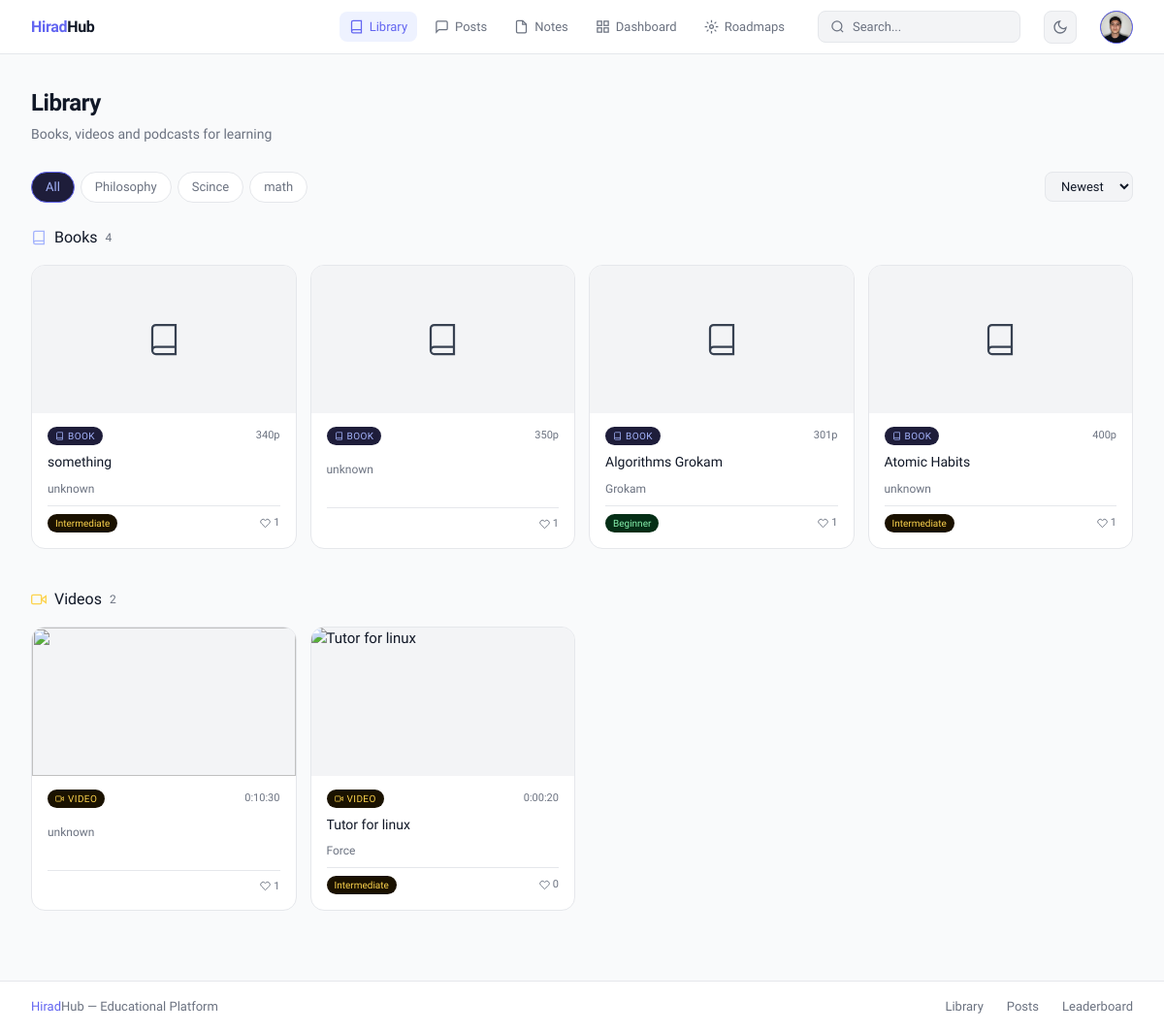
The app's page /library/ (signed in) with its own data.
### user/models.py (models this page shows, shortened)
class CustomUser(AbstractUser):
    phone_regex = RegexValidator(
        regex=r'^\+?1?\d{9,15}$',
        message="Phone number must be entered in the format: '+999999999'. Up to 15 digits allowed."
    )
    email = models.EmailField(unique=True, db_index=True)
    first_name = models.CharField(max_length=30, blank=True)
    last_name = models.CharField(max_length=30, blank=True)
    phone_number = models.CharField(max_length=15, blank=True, validators=[phone_regex])
    profile_picture = models.ImageField(upload_to='profile_pictures/', blank=True, null=True)
    bio = models.TextField(blank=True)
    is_email_verified = models.BooleanField(default=False)
    is_verified = models.BooleanField(default=False)
    role = models.CharField(max_length=20, default='student',
    choices=[('student', 'Student'), ('teacher', 'Teacher'), ('director', 'Director'), ('admin', 'Admin'  )])
    username = models.CharField(max_length=150, unique=True)
    groups = models.ManyToManyField(
        'auth.Group',
        verbose_name='groups',
        blank=True,
        help_text='The groups this user belongs to.',
        related_name='customuser_set',
        related_query_name='user',
    )
    score = models.PositiveIntegerField(default=0, db_index=True)
    level = models.PositiveIntegerField(default=1)
    title = models.CharField(max_length=50, blank=True, default='Newcomer')
    user_permissions = models.ManyToManyField(
        'auth.Permission',
        verbose_name='user permissions',
        blank=True,
        help_text='Specific permissions for this user.',
        related_name='customuser_set',
        related_query_name='user',
    )
    class Meta:
        verbose_name = 'User'
        verbose_name_plural = 'Users'

### library/models.py (models this page shows, shortened)
class Topic(models.Model):
    name = models.CharField(max_length=122, unique=True)
    slug = models.SlugField(max_length=122, unique=True, auto_created=True)

class BaseMaterial(models.Model):
    LEVEL_CHOICES = [
    ('beginner', 'Beginner'),
    ('intermediate', 'Intermediate'),
    ('advanced', 'Advanced'),
    ]
    title = models.CharField(max_length=255)
    description = models.TextField(blank=True)
    level = models.CharField(max_length=50, choices=LEVEL_CHOICES, blank=True, db_index=True)
    creator = models.ForeignKey(settings.AUTH_USER_MODEL, on_delete=models.SET_NULL, null=True, blank=True)
    likes = GenericRelation('Like', related_query_name='materials')
    comments = GenericRelation('Comment', related_query_name='materials')
    date_added = models.DateTimeField(auto_now_add=True)
    @property
    def count_likes(self):
        return self.likes.count()
    class Meta:
        abstract = True

class Book(BaseMaterial):
    file = models.FileField(upload_to='library/books/')
    pages = models.PositiveIntegerField(null=True, blank=True)
    author = models.CharField(max_length=255, blank=True, db_index=True)
    topics = models.ManyToManyField(Topic, related_name='books', blank=True)

class Video(BaseMaterial):
    video_file = models.FileField(upload_to='library/videos/')
    duration = models.DurationField(null=True, blank=True)
    thumbnail = models.ImageField(upload_to='library/videos/thumbnails/', null=True, blank=True)
    author = models.CharField(max_length=255, blank=True, db_index=True)
    topics = models.ManyToManyField(Topic, related_name='videos', blank=True)

### library/views.py (the view)
# urls.py: path('', views.library_home, name='home'),
def library_home(request):
    topic_slug = request.GET.get('topic')
    sort = request.GET.get('sort', 'new')
    order = '-date_added' if sort == 'new' else '-likes'
    books = Book.objects.prefetch_related('topics')
    videos = Video.objects.prefetch_related('topics')
    podcasts = Podcast.objects.prefetch_related('topics')
    if topic_slug:
        books    = books.filter(topics__slug=topic_slug)
        videos   = videos.filter(topics__slug=topic_slug)
        podcasts = podcasts.filter(topics__slug=topic_slug)
    if sort == 'popular':
        from django.db.models import Count
        books = books.annotate(lc=Count('likes')).order_by('-lc')
        videos = videos.annotate(lc=Count('likes')).order_by('-lc')
        podcasts = podcasts.annotate(lc=Count('likes')).order_by('-lc')
    else:
        books = books.order_by('-date_added')
        videos = videos.order_by('-date_added')
        podcasts = podcasts.order_by('-date_added')
    topics = Topic.objects.all()
    return render(request, 'library/home.html',
    {
        'books': books,
        'videos': videos,
        'podcasts': podcasts,
        'topics': topics,
        'sort': sort,
    })

### templates/library/home.html (shortened to what this page needs)
{% extends 'base.html' %}
{% block nav_library %}active{% endblock %}
{% block content %}
<div style="max-width:1200px; margin:0 auto;">
    <div
        style="display:flex; align-items:flex-start; justify-content:space-between; gap:16px; margin-bottom:1.75rem; flex-wrap:wrap;">
        <div>
            <h1 style="font-size:24px; font-weight:600; color:var(--text); letter-spacing:-0.02em;">Library</h1>
            <p style="font-size:14px; color:var(--muted); margin-top:4px;">Books, videos and podcasts for learning</p>
        </div>
    </div>
    <div
        style="display:flex; align-items:center; justify-content:space-between; gap:12px; margin-bottom:1.5rem; flex-wrap:wrap;">
        <div class="lib-filters">
            <a href="{% url 'library:home' %}" class="lib-pill {% if not request.GET.topic %}active{% endif %}">All</a>
            {% for topic in topics %}
            <a href="?topic={{ topic.slug }}{% if request.GET.sort %}&sort={{ request.GET.sort }}{% endif %}"
                class="lib-pill {% if request.GET.topic == topic.slug %}active{% endif %}">
                {{ topic.name }}
            </a>
            {% endfor %}
        </div>
        <select class="lib-sort" onchange="window.location.href=this.value">
                    <option value="?{% if request.GET.topic %}topic={{ request.GET.topic }}&{% endif %}sort=new"
        {% if sort == 'new' %} selected {% endif %}>
            Newest
        </option>
        </select>
    </div>
    {% if books %}
    <div style="margin-bottom:2.5rem;">
        <div style="display:flex; align-items:center; justify-content:space-between; margin-bottom:1rem;">
            <p class="lib-section-title">
                <svg width="16" height="16" viewBox="0 0 24 24" fill="none" stroke="#a5b4fc" stroke-width="2">
                    <path d="M4 19.5A2.5 2.5 0 0 1 6.5 17H20" />
                    <path d="M6.5 2H20v20H6.5A2.5 2.5 0 0 1 4 19.5v-15A2.5 2.5 0 0 1 6.5 2z" />
                </svg>
                Books
                <span class="lib-section-count">{{ books|length }}</span>
            </p>
        </div>
        <div class="lib-grid">
            {% for book in books %}
            <a href="{% url 'library:book_detail' book.pk %}" class="lib-card">
                <div class="lib-cover">
                    <div class="lib-cover-placeholder">
                        <svg width="36" height="36" viewBox="0 0 24 24" fill="none" stroke="#374151" stroke-width="1.5">
                            <path d="M4 19.5A2.5 2.5 0 0 1 6.5 17H20" />
                            <path d="M6.5 2H20v20H6.5A2.5 2.5 0 0 1 4 19.5v-15A2.5 2.5 0 0 1 6.5 2z" />
                        </svg>
                    </div>
                </div>
                <div class="lib-body">
                    <div class="lib-type-row">
                        <span class="lib-type-badge lib-type-book">
                            <svg width="9" height="9" viewBox="0 0 24 24" fill="none" stroke="currentColor"
                                stroke-width="2">
                                <path d="M4 19.5A2.5 2.5 0 0 1 6.5 17H20" />
                                <path d="M6.5 2H20v20H6.5A2.5 2.5 0 0 1 4 19.5v-15A2.5 2.5 0 0 1 6.5 2z" />
                            </svg>
                            Book
                        </span>
                        {% if book.pages %}<span style="font-size:11px; color:var(--muted);">{{ book.pages }}p</span>
                        {% endif %}
                    </div>
                    <p class="lib-title">{{ book.title }}</p>
                    <p class="lib-author">{{ book.author|default:"No author" }}</p>
                    <div class="lib-meta">
                        {% if book.level %}
                        <span class="lib-level lib-level-{{ book.level }}">{{ book.get_level_display }}</span>
                        {% endif %}
                        <span class="lib-stat">
                            <svg width="11" height="11" viewBox="0 0 24 24" fill="none" stroke="currentColor"
                                stroke-width="2">
                                <path
                                    d="M20.84 4.61a5.5 5.5 0 0 0-7.78 0L12 5.67l-1.06-1.06a5.5 5.5 0 0 0-7.78 7.78l1.06 1.06L12 21.23l7.78-7.78 1.06-1.06a5.5 5.5 0 0 0 0-7.78z" />
                            </svg>
                            {{ book.count_likes }}
                        </span>
                    </div>
                </div>
            </a>
            {% endfor %}
        </div>
    </div>
    {% endif %}
    {% if videos %}
    <div style="margin-bottom:2.5rem;">
        <div style="display:flex; align-items:center; justify-content:space-between; margin-bottom:1rem;">
            <p class="lib-section-title">
                <svg width="16" height="16" viewBox="0 0 24 24" fill="none" stroke="#fcd34d" stroke-width="2">
                    <polygon points="23 7 16 12 23 17 23 7" />
                    <rect x="1" y="5" width="15" height="14" rx="2" />
                </svg>
                Videos
                <span class="lib-section-count">{{ videos|length }}</span>
            </p>
        </div>
        <div class="lib-grid">
            {% for video in videos %}
            <a href="{% url 'library:video_detail' video.pk %}" class="lib-card">
                <div class="lib-cover">
                </div>
                <div class="lib-body">
                    <div class="lib-type-row">
                        <span class="lib-type-badge lib-type-video">
                            <svg width="9" height="9" viewBox="0 0 24 24" fill="none" stroke="currentColor"
                                stroke-width="2">
                                <polygon points="23 7 16 12 23 17 23 7" />
                                <rect x="1" y="5" width="15" height="14" rx="2" />
                            </svg>
                            Video
                        </span>
                        {% if video.duration %}<span style="font-size:11px; color:var(--muted);">
                            {{ video.duration}}</span>{% endif %}
                    </div>
                    <p class="lib-title">{{ video.title }}</p>
                    <p class="lib-author">{{ video.author|default:"No author" }}</p>
                    <div class="lib-meta">
                        {% if video.level %}
                        <span class="lib-level lib-level-{{ video.level }}">{{ video.get_level_display }}</span>
                        {% endif %}
                        <span class="lib-stat">
                            <svg width="11" height="11" viewBox="0 0 24 24" fill="none" stroke="currentColor"
                                stroke-width="2">
                                <path
                                    d="M20.84 4.61a5.5 5.5 0 0 0-7.78 0L12 5.67l-1.06-1.06a5.5 5.5 0 0 0-7.78 7.78l1.06 1.06L12 21.23l7.78-7.78 1.06-1.06a5.5 5.5 0 0 0 0-7.78z" />
                            </svg>
                            {{ video.count_likes }}
                        </span>
                    </div>
                </div>
            </a>
            {% empty %}
            <div class="lib-empty">
                <p style="font-size:14px; color:var(--muted);">No videos yet.</p>
            </div>
            {% endfor %}
        </div>
    </div>
    {% endif %}
</div>
{% endblock %}

### templates/base.html (shortened to what this page needs)
<!DOCTYPE html>
<html lang="en">
<head>
    <script src="https://cdn.tailwindcss.com"></script>
</head>
<body>
    <header class="navbar">
        <a href="{% url 'main:home' %}" class="nav-logo"><span>Hirad</span>Hub</a>
        <nav class="nav-links">
            <a href="{% url 'library:home' %}" class="nav-link {% block nav_library %}{% endblock %}">
                <svg width="15" height="15" viewBox="0 0 24 24" fill="none" stroke="currentColor" stroke-width="2">
                    <path d="M4 19.5A2.5 2.5 0 0 1 6.5 17H20" />
                    <path d="M6.5 2H20v20H6.5A2.5 2.5 0 0 1 4 19.5v-15A2.5 2.5 0 0 1 6.5 2z" />
                </svg>
                Library
            </a>
            <a href="{% url 'post:list' %}" class="nav-link {% block nav_posts %}{% endblock %}">
                <svg width="15" height="15" viewBox="0 0 24 24" fill="none" stroke="currentColor" stroke-width="2">
                    <path d="M21 15a2 2 0 0 1-2 2H7l-4 4V5a2 2 0 0 1 2-2h14a2 2 0 0 1 2 2z" />
                </svg>
                Posts
            </a>
            <a href="{% url 'note:list' %}" class="nav-link {% block nav_notes %}{% endblock %}">
                <svg width="15" height="15" viewBox="0 0 24 24" fill="none" stroke="currentColor" stroke-width="2">
                    <path d="M14 2H6a2 2 0 0 0-2 2v16a2 2 0 0 0 2 2h12a2 2 0 0 0 2-2V8z" />
                    <polyline points="14 2 14 8 20 8" />
                </svg>
                Notes
            </a>
            <a href="{% url 'main:dashboard' %}" class="nav-link {% block nav_dashboard %}{% endblock %}">
                <svg width="15" height="15" viewBox="0 0 24 24" fill="none" stroke="currentColor" stroke-width="2">
                    <rect x="3" y="3" width="7" height="7" />
                    <rect x="14" y="3" width="7" height="7" />
                    <rect x="14" y="14" width="7" height="7" />
                    <rect x="3" y="14" width="7" height="7" />
                </svg>
                Dashboard
            </a>
            <a href="{% url 'roadmap:list' %}" class="nav-link {% block nav_roadmap %}{% endblock %}">
                <svg width="15" height="15" viewBox="0 0 24 24" fill="none" stroke="currentColor" stroke-width="2">
                    <circle cx="12" cy="12" r="3"/>
                    <path d="M12 1v4M12 19v4M4.22 4.22l2.83 2.83M16.95 16.95l2.83 2.83M1 12h4M19 12h4M4.22 19.78l2.83-2.83M16.95 7.05l2.83-2.83"/>
                </svg>
                Roadmaps
            </a>
        </nav>
        <div class="search-wrap">
            <form class="search-form" id="search-form" autocomplete="off">
                <svg width="15" height="15" viewBox="0 0 24 24" fill="none" stroke="currentColor" stroke-width="2"
                    style="color:var(--muted);flex-shrink:0;">
                    <circle cx="11" cy="11" r="8" />
                    <path d="m21 21-4.35-4.35" />
                </svg>
                <input type="text" id="search-input" name="q" placeholder="Search..."
                    value="{{ request.GET.q|default:'' }}" />
            </form>
        </div>
        <button class="theme-btn" id="theme-toggle" title="Toggle theme">
            <svg id="icon-moon" width="16" height="16" viewBox="0 0 24 24" fill="none" stroke="currentColor"
                stroke-width="2">
                <path d="M21 12.79A9 9 0 1 1 11.21 3 7 7 0 0 0 21 12.79z" />
            </svg>
        </button>
        {% if user.is_authenticated %}
        <div class="dropdown" id="user-dropdown">
            <div class="avatar-btn" id="avatar-btn">
                {% if user.profile_picture %}
                <img src="{{ user.profile_picture.url }}" alt="avatar" />
                {% else %}
                {{ user.username|first|upper }}
                {% endif %}
            </div>
        </div>
        {% else %}
        <div style="display:flex;align-items:center;gap:6px;flex-shrink:0;">
            <a href="{% url 'user:login' %}" class="btn-ghost">Login</a>
            <a href="{% url 'user:register' %}" class="btn-primary">Register</a>
        </div>
        {% endif %}
    </header>
    <main>{% block content %}{% endblock %}</main>
    <footer>
        <span><span style="color:var(--accent);font-weight:500;">Hirad</span>Hub — Educational Platform</span>
        <div class="footer-links">
            <a href="{% url 'library:home' %}">Library</a>
            <a href="{% url 'post:list' %}">Posts</a>
            <a href="{% url 'main:leaderboard' %}">Leaderboard</a>
        </div>
    </footer>
</body>
</html>

### records on screen
CustomUser: profile_picture (picture)
Topic: name "Philosophy"
Topic: name "Scince"
Topic: name "math"
Book: pages "340", title "something", author "unknown", level "Intermediate", count_likes "1"
Book: pages "350", author "unknown", count_likes "1"
Book: pages "301", title "Algorithms Grokam", author "Grokam", level "Beginner", count_likes "1"
Book: pages "400", title "Atomic Habits", author "unknown", level "Intermediate", count_likes "1"
Video: duration "0:10:30", author "unknown", count_likes "1"
Video: duration "0:00:20", title "Tutor for linux", author "Force", level "Intermediate", count_likes "0"

### other values on screen
{{ books|length }} "4"
{{ videos|length }} "2"
